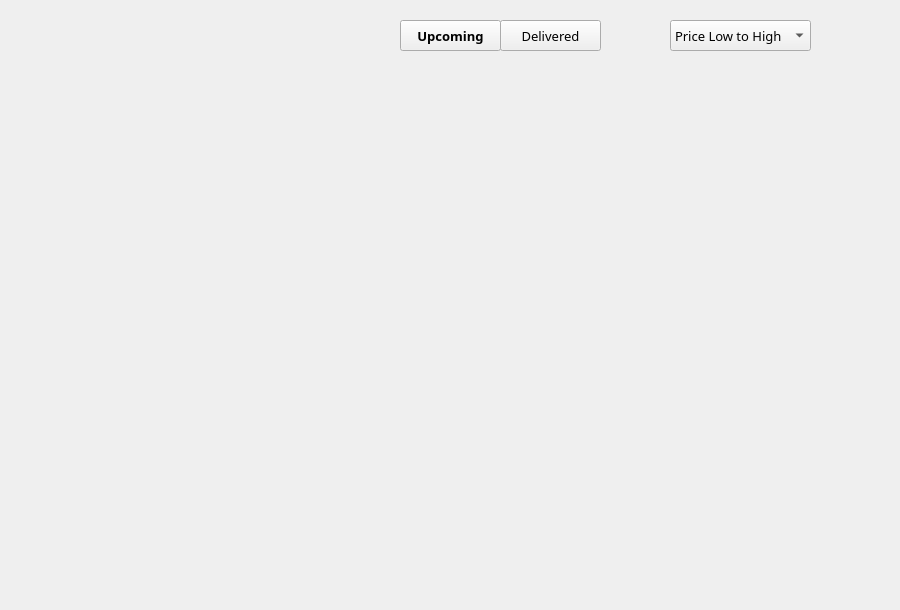
      <widget class="QWidget" name="upcoming_lowhigh">
       <widget class="QPushButton" name="deliveredbutton_2">
        <property name="geometry">
         <rect>
          <x>500</x>
          <y>20</y>
          <width>101</width>
          <height>31</height>
         </rect>
        </property>
        <property name="font">
         <font>
          <family>Glacial Indifference</family>
          <pointsize>10</pointsize>
         </font>
        </property>
        <property name="text">
         <string>Delivered</string>
        </property>
       </widget>
       <widget class="QPushButton" name="upcomingbutton_2">
        <property name="geometry">
         <rect>
          <x>400</x>
          <y>20</y>
          <width>101</width>
          <height>31</height>
         </rect>
        </property>
        <property name="font">
         <font>
          <family>Glacial Indifference</family>
          <pointsize>10</pointsize>
          <weight>75</weight>
          <bold>true</bold>
         </font>
        </property>
        <property name="text">
         <string>Upcoming</string>
        </property>
       </widget>
       <widget class="QComboBox" name="comboBox_2">
        <property name="geometry">
         <rect>
          <x>670</x>
          <y>20</y>
          <width>141</width>
          <height>31</height>
         </rect>
        </property>
        <property name="font">
         <font>
          <family>Glacial Indifference</family>
          <pointsize>10</pointsize>
         </font>
        </property>
        <item>
         <property name="text">
          <string>Price Low to High</string>
         </property>
        </item>
        <item>
         <property name="text">
          <string>Latest Arrival</string>
         </property>
        </item>
        <item>
         <property name="text">
          <string>Price High to Low</string>
         </property>
        </item>
       </widget>
       <widget class="QWidget" name="gridLayoutWidget_2">
        <property name="geometry">
         <rect>
          <x>110</x>
          <y>60</y>
          <width>781</width>
          <height>541</height>
         </rect>
        </property>
        <layout class="QGridLayout" name="gridLayout_2"/>
       </widget>
      </widget>
